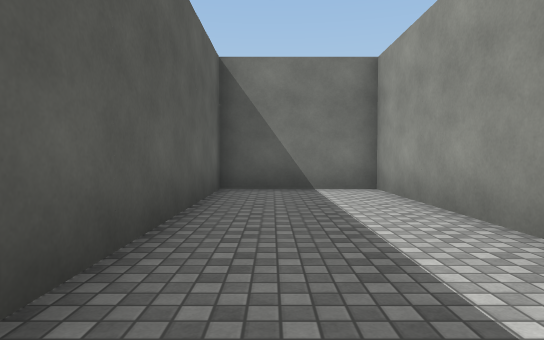
view 1 (above)

24 first-person views from a walk through a 3-D level made in the Unity game engine. The camera is 1.2 m above the floor, tilts 2° down and sees 75° across. The floor is counted in squares, 2 m on a side. Each view is taken from the middle of a square. On the plan, view 1 faces up. The plan holds only what a view shows up to about 10 squares ahead; the rest is blank. The place goes on beyond the plan. The player is left out. Some animated figures are not drawn. Surface patterns are stand-ins for the level's own textures.

view 2
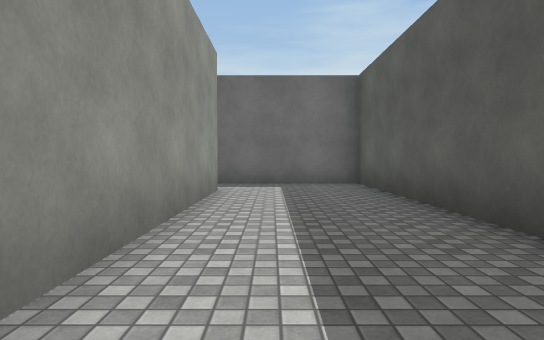

view 3
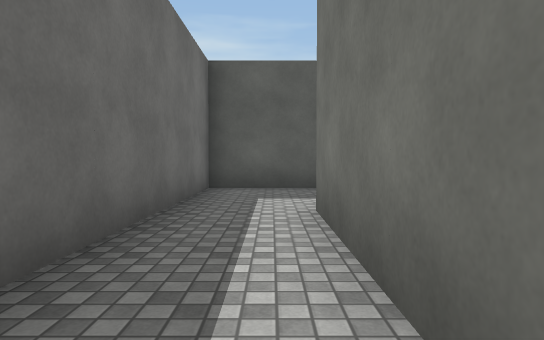

view 4
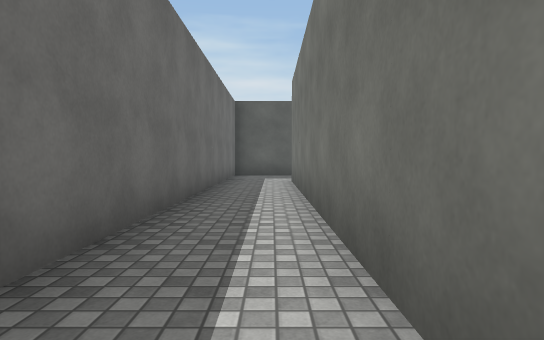

view 5
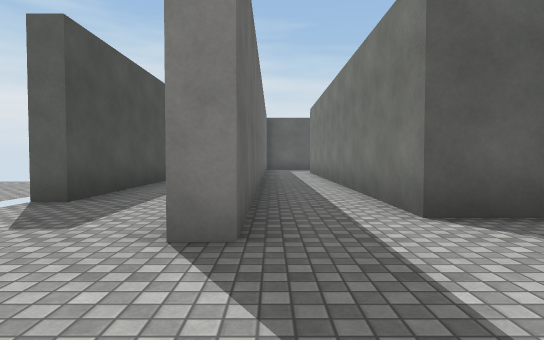

view 6
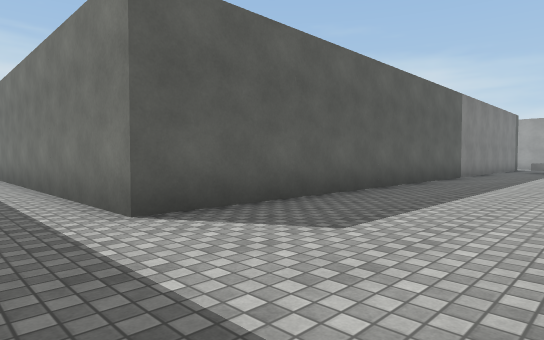

view 7
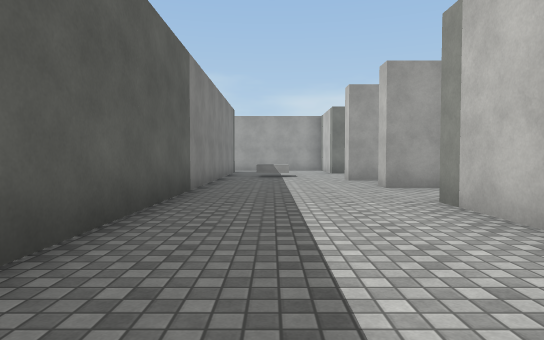

view 8
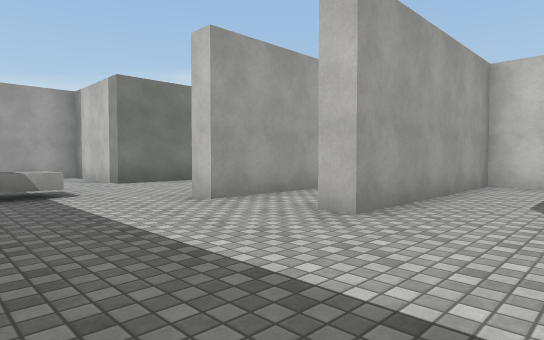

view 9
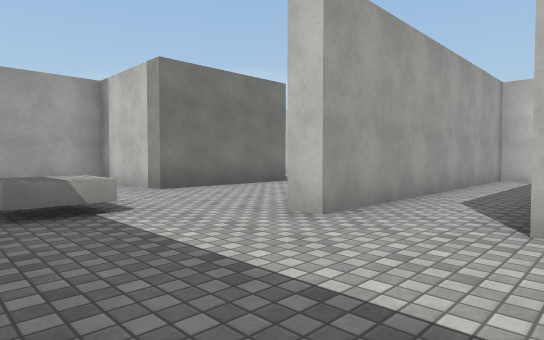

view 10
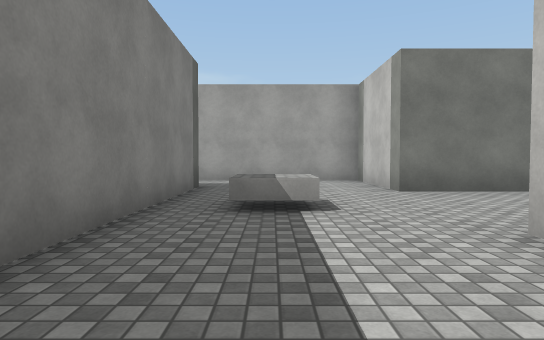

view 11
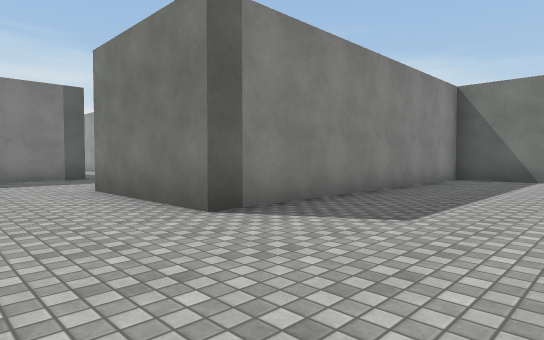

view 12
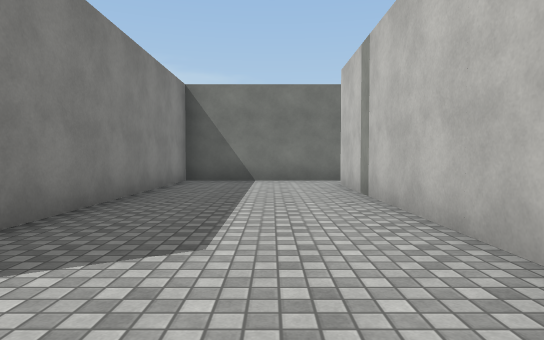

view 13
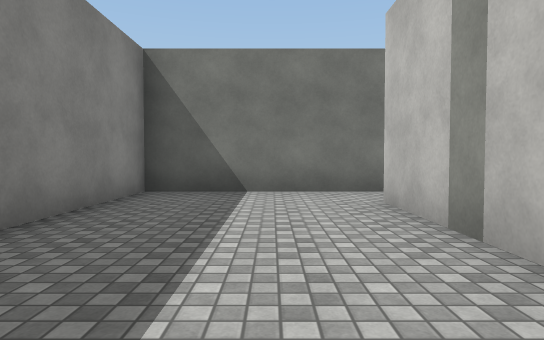

view 14
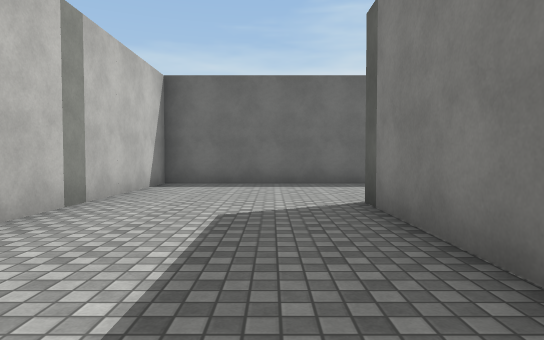

view 15
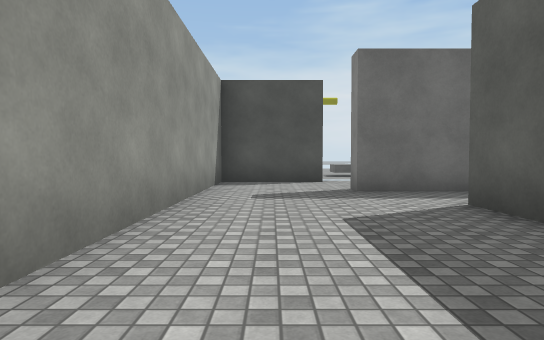

view 16
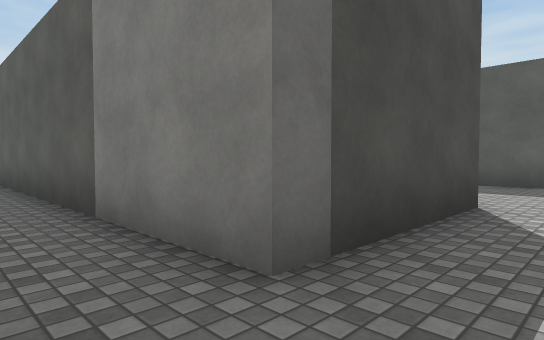

view 17
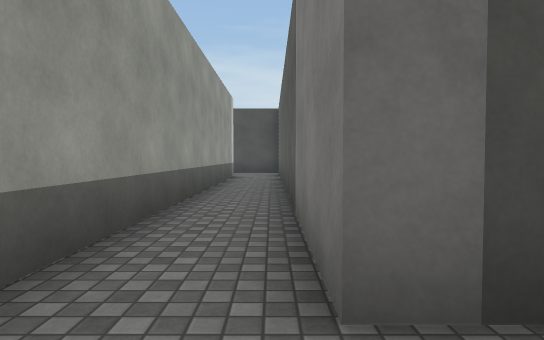

view 18
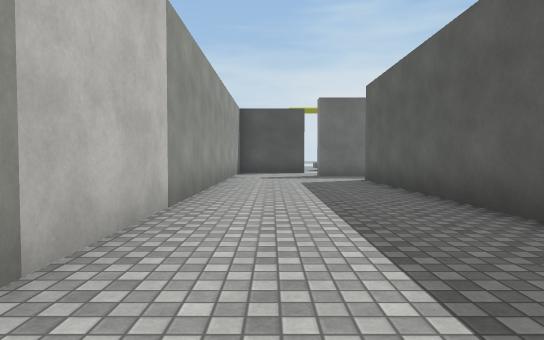

view 19
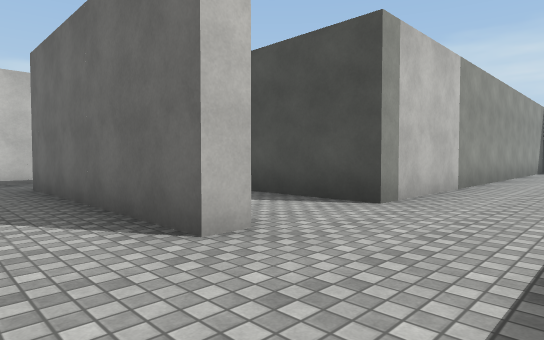

view 20
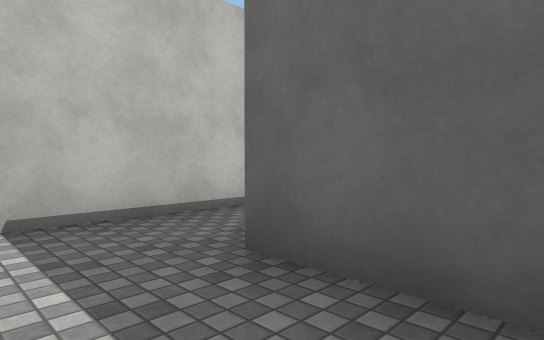

view 21
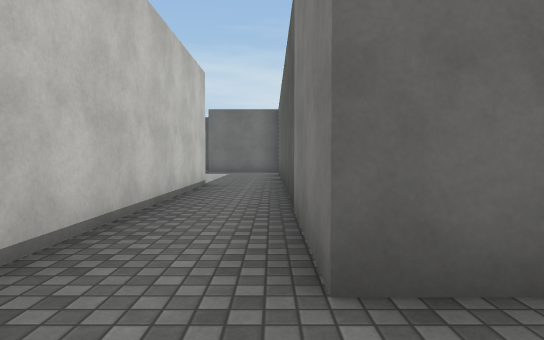

view 22
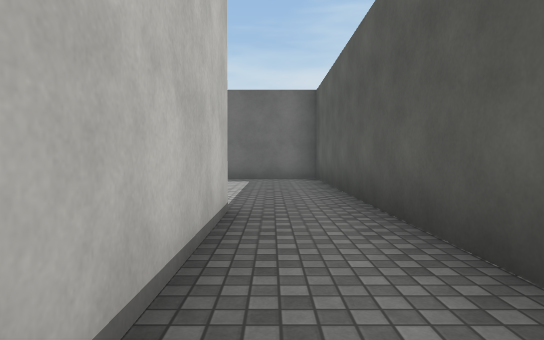

view 23
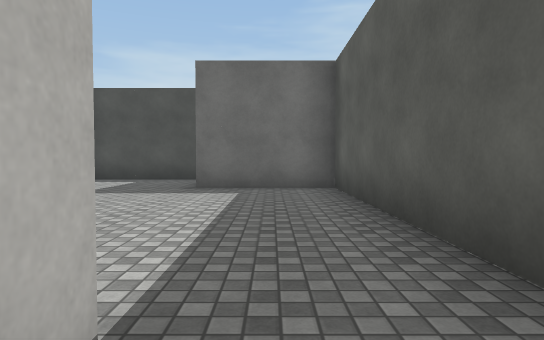

view 24
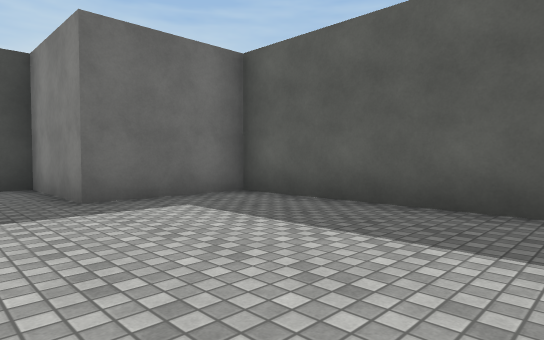

### Floor plan
Points are (right, up) in squares from view 1. A wall is a line through its corners. A room is listed if a view was taken in it or the views show most of it. See-through windows are left out.
Room 1 (views 1, 2)
walls: (2, -0.5) (2, 6.7) (-1, 6.7) (-1, -2.2) (1.5, -2.2)
ways out: opening at (2, -1) to room 2
Room 2 (views 3, 4, 5, 6, 7, 8, 9, 10, 11, 12, 13, 14, 15, 16, 17, 18, 19, 20, 21, 22, 23)
walls: (18.7, 12.8) (23.5, 12.8) (23.5, 22.8); (21.2, 9) (21.2, 10) (16.2, 10) (16.2, 10.5) (21.7, 10.5) (21.7, 3.5); (23.5, 4) (23.5, 12.2) (16, 12.2) (16, 12.8); (12.5, 17.3) (12.5, -0.5) (2, -0.5); (21.2, -1) (21.2, 7.5); (13.7, -4.7) (16.2, -4.7) (16.2, 7.8) (19.8, 7.8) (19.8, -0.8); (6.7, -4.7) (11.3, -4.7) (11.3, -5.2); (1.5, -2.2) (13.5, -2.2) (13.5, -2.7); (24, 24.3) (19.8, 24.3) (19.8, 16.2) (16.2, 16.2) (16.2, 19.2) (12, 19.2)
low walls: (14.6, 13.9) (13.5, 13.9)
ways out: opening at (2, -1) to room 1; opening at (23, 3) to room 3; opening at (12, 18.5); opening at (12.5, -5)
Room 3 (view 24)
walls: (21.7, 3.5) (21.7, -2) (24.5, -2) (24.5, -4.7) (26.5, -4.7)
ways out: opening at (23, 3) to room 2

Where each view was taken, in squares from view 1:
view 1: 0 up, 0 right, facing up
view 2: 6 up, 1 right, facing down
view 3: 1 down, 6 right, facing left
view 4: 1 down, 11 right, facing left
view 5: 2 down, 16 right, facing left
view 6: 2 down, 16 right, facing up-left
view 7: 3 up, 14 right, facing up
view 8: 8 up, 13 right, facing up-right
view 9: 10 up, 13 right, facing up-right
view 10: 10 up, 14 right, facing up
view 11: 14 up, 23 right, facing up-left
view 12: 15 up, 22 right, facing up
view 13: 18 up, 22 right, facing up
view 14: 21 up, 21 right, facing down
view 15: 4 up, 15 right, facing down
view 16: 9 up, 21 right, facing down-left
view 17: 9 up, 20 right, facing down
view 18: 9 up, 15 right, facing down
view 19: 12 up, 14 right, facing down-right
view 20: 12 up, 20 right, facing down-right
view 21: 12 up, 22 right, facing down
view 22: 8 up, 23 right, facing down
view 23: 5 up, 23 right, facing down
view 24: 3 up, 26 right, facing down-left
